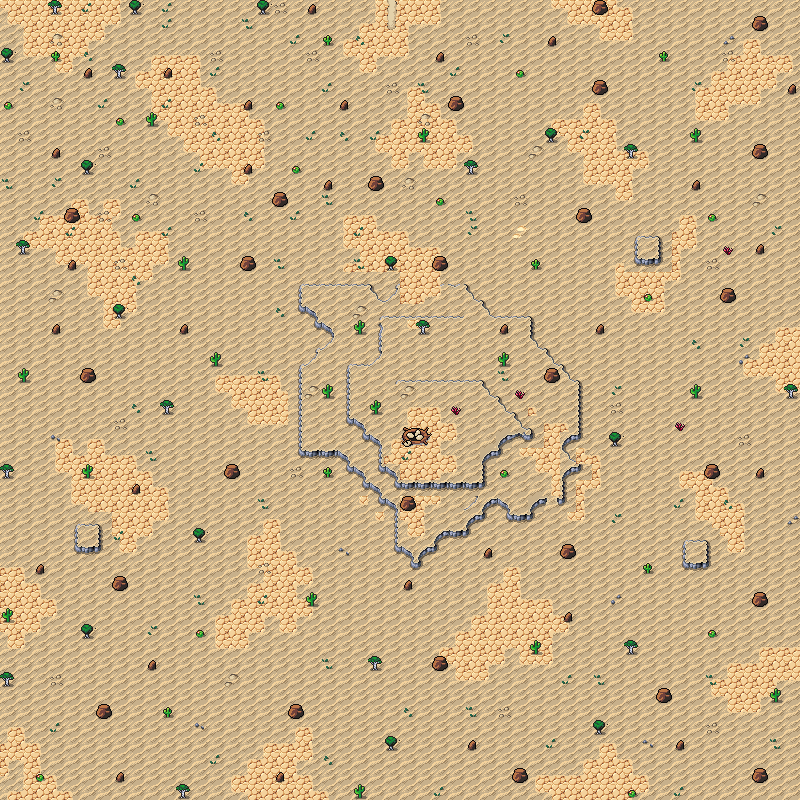

This is a level from a 2D game, rendered from its Tiled map with the project's own tilesets. A one-line summary and the map file follow, with tile-layer data summarised:
An orthogonal 50x50 tile map with 16x16 px tiles, 3 tile layers (Background, Ground, Clutter), 2 tilesets and 89 objects (5x Griffin, 5x Hellion, 3x Scorpion, 2x Sand Golem, 2x Vulture, ...).

<map version="1.10" tiledversion="1.10.1" orientation="orthogonal" renderorder="right-down" width="50" height="50" tilewidth="16" tileheight="16" infinite="0" nextlayerid="8" nextobjectid="152">
 <editorsettings>
  <export target="wastetown..tmx" format="tmx" />
 </editorsettings>
 <tileset firstgid="1" source="../../tileset/main.tsx" />
 <tileset firstgid="10113" source="../../tileset/buildings.tsx" />
 <layer id="1" name="Background" width="50" height="50">
  <data>[2500 cells, 2500 non-empty, 8 distinct tile ids]</data>
 </layer>
 <layer id="2" name="Ground" width="50" height="50">
  <data>[2500 cells, 679 non-empty, 19 distinct tile ids]</data>
 </layer>
 <layer id="3" name="Clutter" width="50" height="50">
  <properties>
   <property name="spriteLayer" type="bool" value="true" />
  </properties>
  <data>[2500 cells, 392 non-empty, 43 distinct tile ids]</data>
 </layer>
 <objectgroup id="4" name="Objects">
  <object id="50" template="../../obj/enemy.tx" name="Sand Golem" x="468.333" y="324.667">
   <properties>
    <property name="enemy" value="Sand Golem" />
   </properties>
  </object>
  <object id="51" template="../../obj/treasure.tx" x="459" y="479" />
  <object id="53" template="../../obj/enemy.tx" name="Griffin" x="310.583" y="440.917">
   <properties>
    <property name="enemy" value="Griffin" />
    <property name="threatRange" type="int" value="20" />
    <property name="waypoints" value="110,82,75,71" />
   </properties>
  </object>
  <object id="54" template="../../obj/enemy.tx" name="Griffin" x="407.751" y="441.583">
   <properties>
    <property name="enemy" value="Griffin" />
    <property name="threatRange" type="int" value="40" />
   </properties>
  </object>
  <object id="56" template="../../obj/entry_down.tx" x="352" y="18.6342" width="80" height="16" />
  <object id="58" template="../../obj/enemy.tx" name="Griffin" x="322" y="306.917">
   <properties>
    <property name="enemy" value="Griffin" />
    <property name="threatRange" type="int" value="40" />
   </properties>
  </object>
  <object id="59" template="../../obj/enemy.tx" name="Hellion" x="145.802" y="183.221">
   <properties>
    <property name="enemy" value="Hellion" />
    <property name="threatRange" type="int" value="20" />
    <property name="waypoints" value="112,108,109,110,111" />
   </properties>
  </object>
  <object id="60" template="../../obj/enemy.tx" name="Scorpion" x="561.495" y="298.815">
   <properties>
    <property name="enemy" value="Scorpion" />
    <property name="threatRange" type="int" value="20" />
    <property name="waypoints" value="69,66,68" />
   </properties>
  </object>
  <object id="61" template="../../obj/enemy.tx" name="Vulture" x="639.495" y="255.815">
   <properties>
    <property name="enemy" value="Vulture" />
    <property name="threatRange" type="int" value="60" />
   </properties>
  </object>
  <object id="62" template="../../obj/enemy.tx" name="Scorpion" x="54.8411" y="429.189">
   <properties>
    <property name="enemy" value="Scorpion" />
    <property name="threatRange" type="int" value="20" />
    <property name="waypoints" value="80,81,82,83,84" />
   </properties>
  </object>
  <object id="64" template="../../obj/enemy.tx" name="Vulture" x="689" y="560.5">
   <properties>
    <property name="enemy" value="Vulture" />
    <property name="threatRange" type="int" value="60" />
   </properties>
  </object>
  <object id="66" template="../../obj/waypoint.tx" x="626.5" y="390" />
  <object id="67" template="../../obj/waypoint.tx" x="781" y="203.5" />
  <object id="68" template="../../obj/waypoint.tx" x="769" y="339" />
  <object id="69" template="../../obj/waypoint.tx" x="612" y="322.5" />
  <object id="71" template="../../obj/waypoint.tx" x="712.5" y="174" />
  <object id="72" template="../../obj/waypoint.tx" x="647.5" y="161" />
  <object id="73" template="../../obj/waypoint.tx" x="605.5" y="231.5" />
  <object id="74" template="../../obj/enemy.tx" name="Scorpion" x="677" y="502">
   <properties>
    <property name="enemy" value="Scorpion" />
    <property name="threatRange" type="int" value="20" />
    <property name="waypoints" value="75,76,75,78,77,78" />
   </properties>
  </object>
  <object id="75" template="../../obj/waypoint.tx" x="752" y="512" />
  <object id="76" template="../../obj/waypoint.tx" x="752.5" y="579" />
  <object id="77" template="../../obj/waypoint.tx" x="597" y="563" />
  <object id="78" template="../../obj/waypoint.tx" x="599.5" y="504.5" />
  <object id="79" template="../../obj/enemy.tx" name="Hellion" x="371.5" y="630">
   <properties>
    <property name="enemy" value="Hellion" />
    <property name="threatRange" type="int" value="40" />
    <property name="waypoints" value="79,75,76,77" />
   </properties>
  </object>
  <object id="80" template="../../obj/waypoint.tx" x="20" y="431.5" />
  <object id="81" template="../../obj/waypoint.tx" x="167" y="436.5" />
  <object id="82" template="../../obj/waypoint.tx" x="160" y="614" />
  <object id="83" template="../../obj/waypoint.tx" x="1.5" y="602" />
  <object id="84" template="../../obj/waypoint.tx" x="24" y="505" />
  <object id="85" template="../../obj/enemy.tx" name="Griffin" x="79" y="544">
   <properties>
    <property name="enemy" value="Griffin" />
    <property name="threatRange" type="int" value="60" />
   </properties>
  </object>
  <object id="86" template="../../obj/enemy.tx" name="Hellion" x="118" y="751.5">
   <properties>
    <property name="enemy" value="Hellion" />
    <property name="threatRange" type="int" value="40" />
    <property name="waypoints" value="79,75,76,77" />
   </properties>
  </object>
  <object id="87" template="../../obj/enemy.tx" name="Hellion" x="579.5" y="699.5">
   <properties>
    <property name="enemy" value="Hellion" />
    <property name="threatRange" type="int" value="40" />
    <property name="waypoints" value="79,75,76,77" />
   </properties>
  </object>
  <object id="88" template="../../obj/waypoint.tx" x="211" y="749.5" />
  <object id="89" template="../../obj/waypoint.tx" x="217.5" y="583.5" />
  <object id="90" template="../../obj/waypoint.tx" x="261" y="410.5" />
  <object id="91" template="../../obj/waypoint.tx" x="330.5" y="543.5" />
  <object id="92" template="../../obj/waypoint.tx" x="340" y="716.5" />
  <object id="93" template="../../obj/waypoint.tx" x="505.5" y="602" />
  <object id="94" template="../../obj/waypoint.tx" x="488" y="703" />
  <object id="95" template="../../obj/waypoint.tx" x="568" y="757.5" />
  <object id="96" template="../../obj/waypoint.tx" x="668.5" y="656.5" />
  <object id="97" template="../../obj/waypoint.tx" x="744.5" y="671.5" />
  </objectgroup>
</map>
<!-- 47 of 89 objects omitted -->
